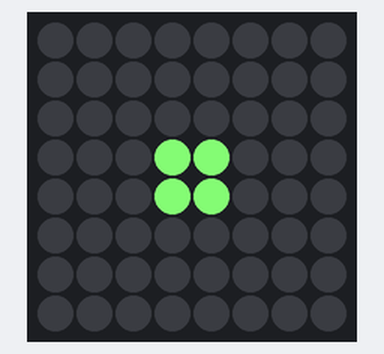
Recording of a program running on a simulated Raspberry Pi (BCM pin numbers) with a Sense HAT. On the bench: the Sense HAT's 8×8 RGB LED matrix. Random numbers come from a fixed seed.

Above: at 0.07 s.
At 45.08 s:
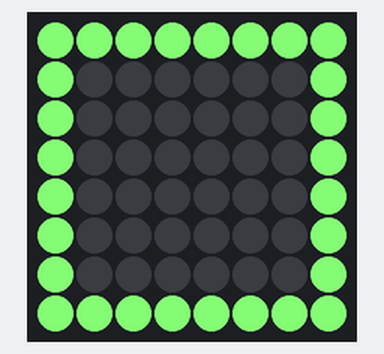
At 90.6 s:
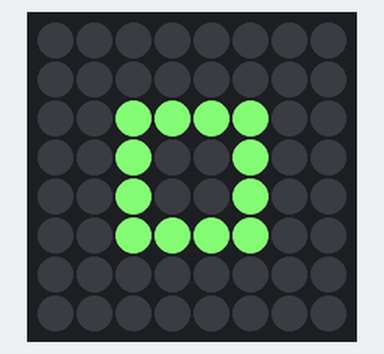

The program:

RectangularAnimated.py
```python
from sense_hat import SenseHat
from random import randint
from time import sleep
import sys

sense = SenseHat()

r = (randint(100,255), randint(100,255), randint(100,255))
o = (0, 0, 0)

rect2v2 = [
o,o,o,o,o,o,o,o,
o,o,o,o,o,o,o,o,
o,o,o,o,o,o,o,o,
o,o,o,r,r,o,o,o,
o,o,o,r,r,o,o,o,
o,o,o,o,o,o,o,o,
o,o,o,o,o,o,o,o,
o,o,o,o,o,o,o,o,
]
rect4v4 = [
o,o,o,o,o,o,o,o,
o,o,o,o,o,o,o,o,
o,o,r,r,r,r,o,o,
o,o,r,o,o,r,o,o,
o,o,r,o,o,r,o,o,
o,o,r,r,r,r,o,o,
o,o,o,o,o,o,o,o,
o,o,o,o,o,o,o,o,
]
rect8v8 = [
o,o,o,o,o,o,o,o,
o,r,r,r,r,r,r,o,
o,r,o,o,o,o,r,o,
o,r,o,o,o,o,r,o,
o,r,o,o,o,o,r,o,
o,r,o,o,o,o,r,o,
o,r,r,r,r,r,r,o,
o,o,o,o,o,o,o,o,
]
rect16v16 = [
r,r,r,r,r,r,r,r,
r,o,o,o,o,o,o,r,
r,o,o,o,o,o,o,r,
r,o,o,o,o,o,o,r,
r,o,o,o,o,o,o,r,
r,o,o,o,o,o,o,r,
r,o,o,o,o,o,o,r,
r,r,r,r,r,r,r,r,
]

def main():
    while True:
        sense.set_pixels(rect2v2)
        sleep(0.1)
        sense.set_pixels(rect4v4)
        sleep(0.1)
        sense.set_pixels(rect8v8)
        sleep(0.1)
        sense.set_pixels(rect16v16)
        sleep(0.1)
        sense.set_pixels(rect8v8)
        sleep(0.1)
        sense.set_pixels(rect4v4)
        sleep(0.1)

try:
    main()
except (KeyboardInterrupt, SystemExit):
    print("programma sluiten")
finally:
    print("opkuisen van de matrix")
    sense.clear()
    sys.exit(0)
```
